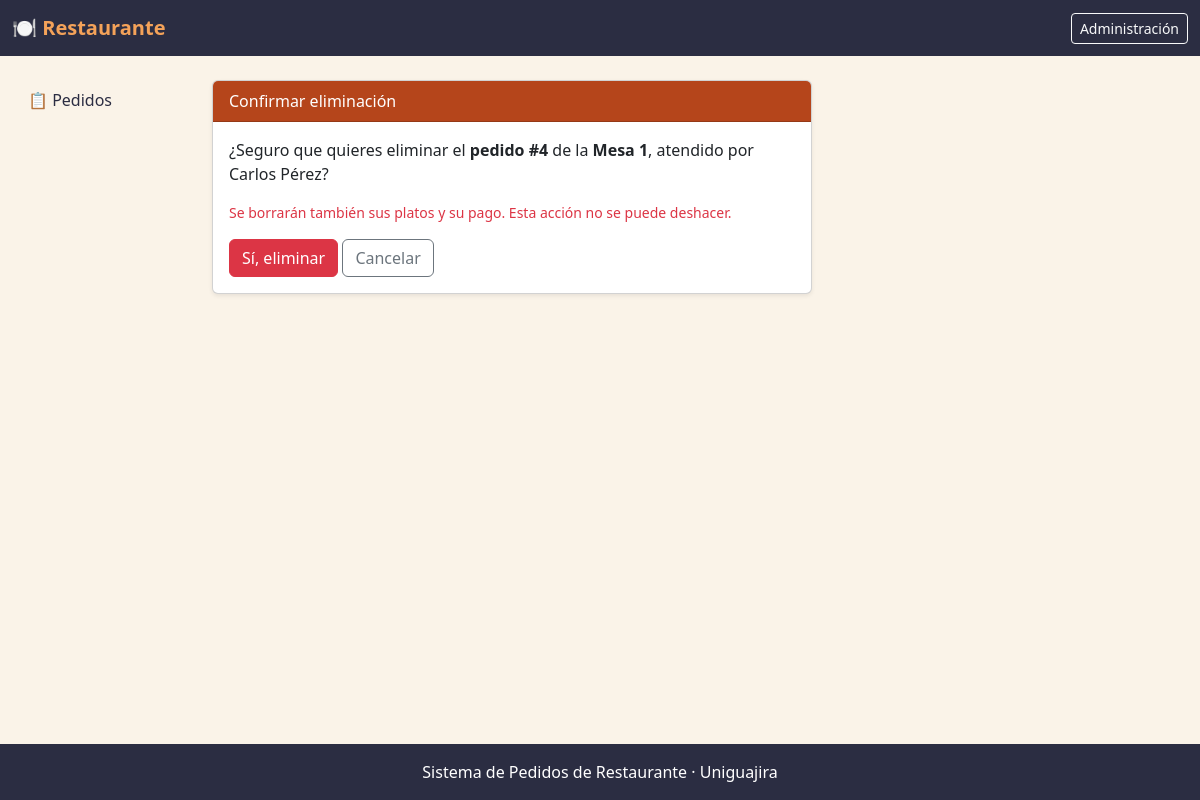
Screenshot of /4/eliminar/ with the database file from the repository.
### pedidos/models.py (models this page shows, shortened)
class Pedido(models.Model):
    ESTADOS = [
        ("PENDIENTE", "Pendiente"),
        ("EN_PREPARACION", "En preparación"),
        ("LISTO", "Listo"),
        ("ENTREGADO", "Entregado"),
        ("PAGADO", "Pagado"),
    ]
    pk_ped_id = models.AutoField(primary_key=True)
    fk_mes = models.ForeignKey(
        "mesas.Mesa", on_delete=models.PROTECT, related_name="pedidos"
    )
    fk_mse = models.ForeignKey(
        "meseros.Mesero", on_delete=models.PROTECT, related_name="pedidos"
    )
    ped_fecha = models.DateTimeField(auto_now_add=True)
    ped_estado = models.CharField(max_length=20, choices=ESTADOS, default="PENDIENTE")
    ped_platos = models.ManyToManyField(
        "platos.Plato", through="detalles_pedido.DetallePedido", related_name="pedidos"
    )
    class Meta:
        db_table = "tbl_pedido"

### mesas/models.py (models this page shows)
class Mesa(models.Model):
    pk_mes_id = models.AutoField(primary_key=True)
    mes_numero = models.PositiveIntegerField(unique=True)
    mes_capacidad = models.PositiveIntegerField()
    mes_ubicacion = models.CharField(max_length=60, blank=True)
    class Meta:
        db_table = "tbl_mesa"
    def __str__(self):
        return f"Mesa {self.mes_numero}"

### meseros/models.py (models this page shows)
class Mesero(models.Model):
    pk_mse_id = models.AutoField(primary_key=True)
    mse_nombre = models.CharField(max_length=60)
    mse_apellido = models.CharField(max_length=60)
    mse_telefono = models.CharField(max_length=20, blank=True)
    mse_activo = models.BooleanField(default=True)
    class Meta:
        db_table = "tbl_mesero"
    def __str__(self):
        return f"{self.mse_nombre} {self.mse_apellido}"

### pedidos/views.py (the view)
# urls.py: path("<int:pk>/eliminar/", views.eliminar, name="eliminar"),
def eliminar(request, pk):
    pedido = get_object_or_404(Pedido, pk=pk)
    if request.method == "POST":
        pedido.delete()
        messages.success(request, f"Pedido #{pk} eliminado correctamente.")
        return redirect("pedidos:lista")
    return render(request, "pedidos/confirmar_eliminar.html", {"pedido": pedido})

### templates/pedidos/confirmar_eliminar.html (shortened to what this page needs)
{% extends 'base.html' %}
{% block contenido %}
<div class="card shadow-sm" style="max-width: 600px;">
    <div class="card-header">Confirmar eliminación</div>
    <div class="card-body">
        <p>¿Seguro que quieres eliminar el <strong>pedido #{{ pedido.pk_ped_id }}</strong> de la <strong>{{ pedido.fk_mes }}</strong>, atendido por {{ pedido.fk_mse }}?</p>
        <p class="text-danger small">Se borrarán también sus platos y su pago. Esta acción no se puede deshacer.</p>
        <form method="post">
            <button type="submit" class="btn btn-danger">Sí, eliminar</button>
            <a href="{% url 'pedidos:lista' %}" class="btn btn-outline-secondary">Cancelar</a>
        </form>
    </div>
</div>
{% endblock %}

### templates/base.html (style rules this page uses)
:root { --color-principal: #B5451B; --color-oscuro: #2B2D42; --color-acento: #F4A259; --color-fondo: #FAF3E8; }
body { background-color: var(--color-fondo); }
.card-header { background-color: var(--color-principal); color: #fff; }

### rows the page displays
Pedido: pk_ped_id "4", fk_mes "Mesa 1", fk_mse "Carlos Pérez"
